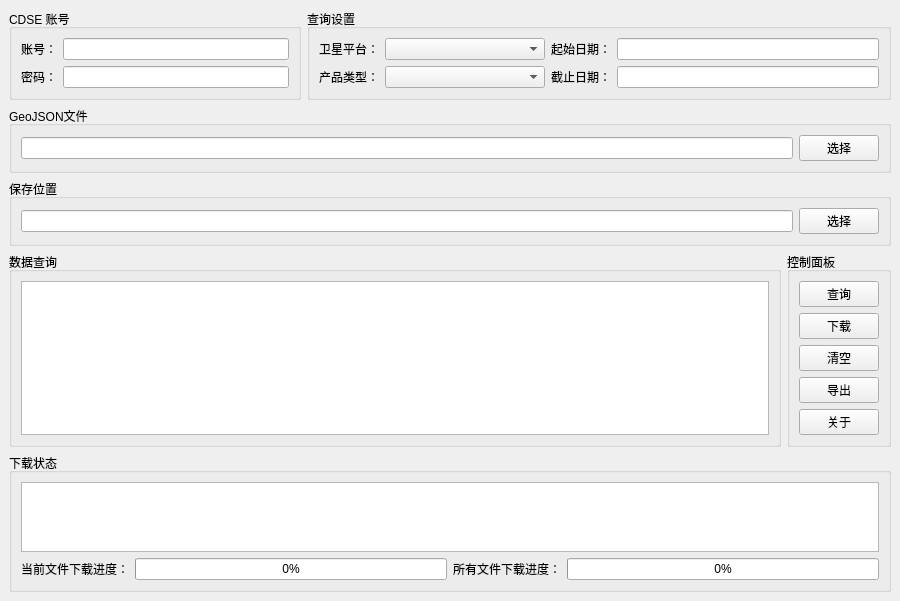
<?xml version="1.0" encoding="UTF-8"?>
<ui version="4.0">
 <class>MainWindow</class>
 <widget class="QMainWindow" name="MainWindow">
  <property name="geometry">
   <rect>
    <x>0</x>
    <y>0</y>
    <width>900</width>
    <height>600</height>
   </rect>
  </property>
  <property name="windowTitle">
   <string>CDSE 数据下载工具 v2.0</string>
  </property>
  <property name="windowIcon">
   <iconset resource="resources.qrc">
    <normaloff>:/images/icon.ico</normaloff>:/images/icon.ico</iconset>
  </property>
  <widget class="QWidget" name="centralwidget">
   <layout class="QVBoxLayout" name="verticalLayout_3">
    <item>
     <layout class="QHBoxLayout" name="horizontalLayout" stretch="1,2">
      <item>
       <widget class="QGroupBox" name="groupBox">
        <property name="title">
         <string>CDSE 账号</string>
        </property>
        <layout class="QGridLayout" name="gridLayout">
         <item row="0" column="0">
          <widget class="QLabel" name="label">
           <property name="text">
            <string>账号：</string>
           </property>
          </widget>
         </item>
         <item row="0" column="1">
          <widget class="QLineEdit" name="lineEdit">
           <property name="minimumSize">
            <size>
             <width>120</width>
             <height>0</height>
            </size>
           </property>
          </widget>
         </item>
         <item row="1" column="0">
          <widget class="QLabel" name="label_2">
           <property name="text">
            <string>密码：</string>
           </property>
          </widget>
         </item>
         <item row="1" column="1">
          <widget class="QLineEdit" name="lineEdit_2">
           <property name="minimumSize">
            <size>
             <width>120</width>
             <height>0</height>
            </size>
           </property>
           <property name="echoMode">
            <enum>QLineEdit::EchoMode::Password</enum>
           </property>
          </widget>
         </item>
        </layout>
       </widget>
      </item>
      <item>
       <widget class="QGroupBox" name="groupBox_2">
        <property name="title">
         <string>查询设置</string>
        </property>
        <layout class="QGridLayout" name="gridLayout_2">
         <item row="0" column="0">
          <widget class="QLabel" name="label_3">
           <property name="text">
            <string>卫星平台：</string>
           </property>
          </widget>
         </item>
         <item row="0" column="1">
          <widget class="QComboBox" name="comboBox">
           <property name="minimumSize">
            <size>
             <width>160</width>
             <height>0</height>
            </size>
           </property>
          </widget>
         </item>
         <item row="0" column="2">
          <widget class="QLabel" name="label_5">
           <property name="text">
            <string>起始日期：</string>
           </property>
          </widget>
         </item>
         <item row="0" column="3">
          <widget class="QLineEdit" name="lineEdit_3">
           <property name="minimumSize">
            <size>
             <width>120</width>
             <height>0</height>
            </size>
           </property>
          </widget>
         </item>
         <item row="1" column="0">
          <widget class="QLabel" name="label_4">
           <property name="text">
            <string>产品类型：</string>
           </property>
          </widget>
         </item>
         <item row="1" column="1">
          <widget class="QComboBox" name="comboBox_2">
           <property name="minimumSize">
            <size>
             <width>160</width>
             <height>0</height>
            </size>
           </property>
          </widget>
         </item>
         <item row="1" column="2">
          <widget class="QLabel" name="label_6">
           <property name="text">
            <string>截止日期：</string>
           </property>
          </widget>
         </item>
         <item row="1" column="3">
          <widget class="QLineEdit" name="lineEdit_4">
           <property name="minimumSize">
            <size>
             <width>120</width>
             <height>0</height>
            </size>
           </property>
          </widget>
         </item>
        </layout>
       </widget>
      </item>
     </layout>
    </item>
    <item>
     <widget class="QGroupBox" name="groupBox_3">
      <property name="title">
       <string>GeoJSON文件</string>
      </property>
      <layout class="QGridLayout" name="gridLayout_3">
       <item row="0" column="0">
        <widget class="QLineEdit" name="lineEdit_5"/>
       </item>
       <item row="0" column="1">
        <widget class="QPushButton" name="pushButton">
         <property name="text">
          <string>选择</string>
         </property>
        </widget>
       </item>
      </layout>
     </widget>
    </item>
    <item>
     <widget class="QGroupBox" name="groupBox_4">
      <property name="title">
       <string>保存位置</string>
      </property>
      <layout class="QGridLayout" name="gridLayout_4">
       <item row="0" column="0">
        <widget class="QLineEdit" name="lineEdit_6"/>
       </item>
       <item row="0" column="1">
        <widget class="QPushButton" name="pushButton_2">
         <property name="text">
          <string>选择</string>
         </property>
        </widget>
       </item>
      </layout>
     </widget>
    </item>
    <item>
     <layout class="QHBoxLayout" name="horizontalLayout_2">
      <item>
       <widget class="QGroupBox" name="groupBox_5">
        <property name="title">
         <string>数据查询</string>
        </property>
        <layout class="QGridLayout" name="gridLayout_5">
         <item row="0" column="0">
          <widget class="QTextBrowser" name="textBrowser"/>
         </item>
        </layout>
       </widget>
      </item>
      <item>
       <widget class="QGroupBox" name="groupBox_6">
        <property name="title">
         <string>控制面板</string>
        </property>
        <layout class="QVBoxLayout" name="verticalLayout_2">
         <item>
          <widget class="QPushButton" name="pushButton_3">
           <property name="text">
            <string>查询</string>
           </property>
          </widget>
         </item>
         <item>
          <widget class="QPushButton" name="pushButton_4">
           <property name="text">
            <string>下载</string>
           </property>
          </widget>
         </item>
         <item>
          <widget class="QPushButton" name="pushButton_5">
           <property name="text">
            <string>清空</string>
           </property>
          </widget>
         </item>
         <item>
          <widget class="QPushButton" name="pushButton_6">
           <property name="text">
            <string>导出</string>
           </property>
          </widget>
         </item>
         <item>
          <widget class="QPushButton" name="pushButton_7">
           <property name="text">
            <string>关于</string>
           </property>
          </widget>
         </item>
        </layout>
       </widget>
      </item>
     </layout>
    </item>
    <item>
     <widget class="QGroupBox" name="groupBox_7">
      <property name="title">
       <string>下载状态</string>
      </property>
      <layout class="QVBoxLayout" name="verticalLayout">
       <item>
        <widget class="QTextBrowser" name="textBrowser_2"/>
       </item>
       <item>
        <layout class="QHBoxLayout" name="horizontalLayout_3">
         <item>
          <widget class="QLabel" name="label_7">
           <property name="text">
            <string>当前文件下载进度：</string>
           </property>
          </widget>
         </item>
         <item>
          <widget class="QProgressBar" name="progressBar">
           <property name="value">
            <number>0</number>
           </property>
          </widget>
         </item>
         <item>
          <widget class="QLabel" name="label_8">
           <property name="text">
            <string>所有文件下载进度：</string>
           </property>
          </widget>
         </item>
         <item>
          <widget class="QProgressBar" name="progressBar_2">
           <property name="value">
            <number>0</number>
           </property>
          </widget>
         </item>
        </layout>
       </item>
      </layout>
     </widget>
    </item>
   </layout>
  </widget>
 </widget>
 <resources>
  <include location="resources.qrc"/>
 </resources>
 <connections/>
</ui>
